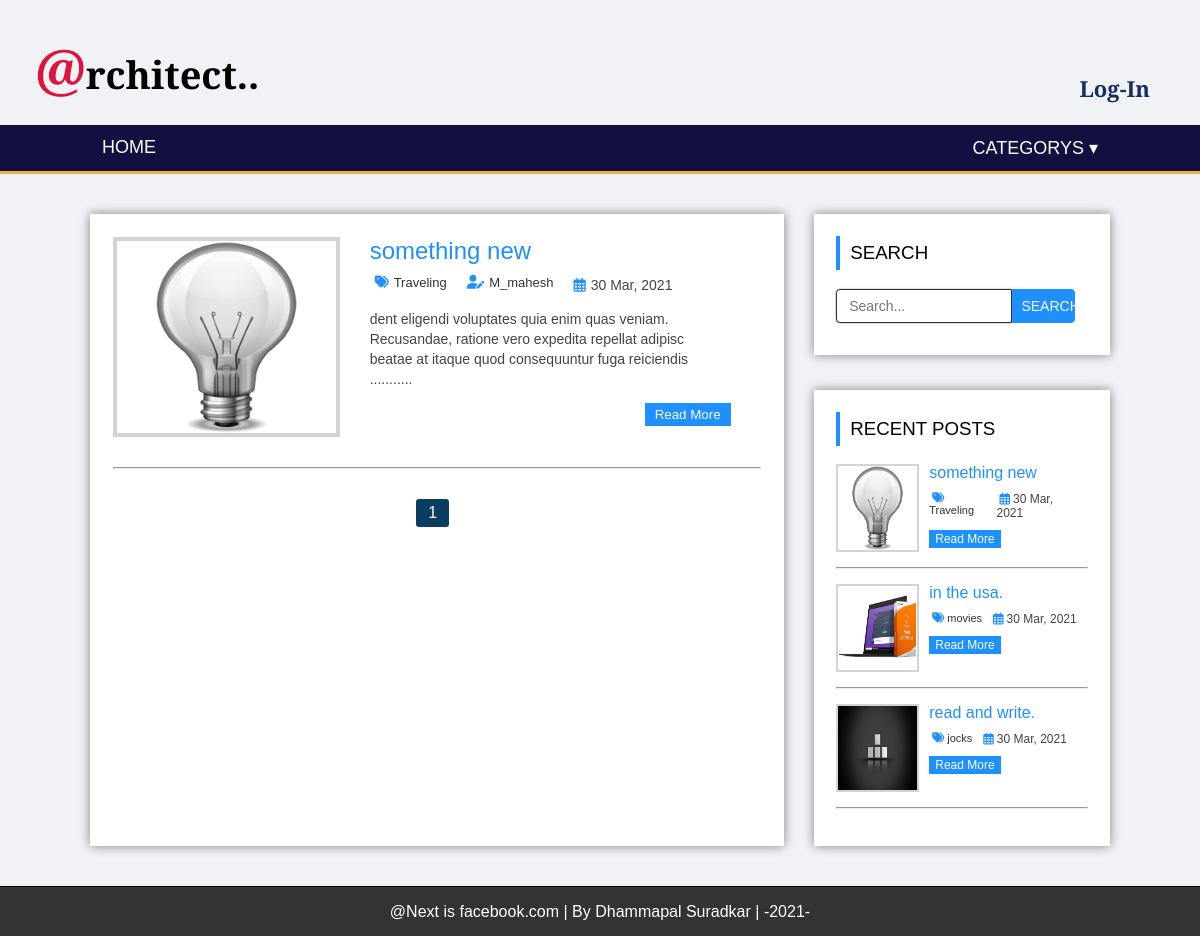
The page /author.php?author=13 on the database its author committed.
### tables this page shows
CREATE TABLE `settings` (
  `setting_id` int(11) NOT NULL,
  `website_name` varchar(255) NOT NULL,
  `website_logo` varchar(255) NOT NULL,
  `FooterDesc` varchar(300) NOT NULL
);

CREATE TABLE `post` (
  `post_id` int(11) NOT NULL,
  `tital` varchar(255) NOT NULL,
  `description` varchar(300) NOT NULL,
  `category` varchar(50) NOT NULL,
  `post_date` varchar(100) NOT NULL,
  `author` varchar(50) NOT NULL,
  `images` varchar(255) NOT NULL
);

CREATE TABLE `category` (
  `category_id` int(11) NOT NULL,
  `category_name` varchar(255) NOT NULL,
  `post` varchar(50) DEFAULT '0'
);

CREATE TABLE `user` (
  `user_id` int(11) NOT NULL,
  `FirstName` varchar(255) NOT NULL,
  `LastName` varchar(255) NOT NULL,
  `Username` varchar(255) NOT NULL,
  `password` varchar(255) NOT NULL,
  `Role` varchar(50) NOT NULL,
  `bio` varchar(255) NOT NULL,
  `address` varchar(100) NOT NULL,
  `img` varchar(150) NOT NULL
);

### author.php (the view, shortened to what this page needs)
<?php include 'header_nav.php' ?>
<div class="container">
  <div class="row">
    <div class="main1">
       <?php
         include 'connection.php';
         if(isset($_GET['author'])){
           $user_id = mysqli_real_escape_string($conn, $_GET['author']);
         }
         include 'connection.php';
         if(isset($_GET['page'])){
           $page = mysqli_real_escape_string($conn, $_GET['page']);
         }else{
           $page = 1;
         }
         $limit = 2;
         $offset = ($page-1)*$limit;
         $sql = "SELECT post.post_id,post.tital,post.description,post.post_date,post.images,
                 category.category_name,user.Username,user.user_id,category.category_id
                 FROM post LEFT JOIN category ON post.category = category.category_id
                 LEFT JOIN user ON post.author = user.user_id
                 WHERE user.user_id LIKE '%{$user_id}%'
                 LIMIT {$offset}, {$limit}";
         $squery = mysqli_query($conn, $sql) or die("Error in Query : select");
         if(mysqli_num_rows($squery) > 0){
           while($row = mysqli_fetch_assoc($squery)){
      ?>
      <div class="m1_section1">
        <div class="sec1">
          <a href="single.php?id=<?php echo $row['post_id']; ?>"><img src="admin/images/<?php echo $row['images']; ?>"></a>
        </div>
        <div class="sec2">
          <a class="tital" href="single.php?id=<?php echo $row['post_id']; ?>"><?php echo $row['tital']; ?></a>
          <div class="content">
            <a href="category.php?category=<?php echo $row['category_id']; ?>"><i class="fas fa-tags"></i><?php echo $row['category_name']; ?></a>
            <a href="author.php?author=<?php echo $row['user_id']; ?>"><i class="fas fa-user-edit"></i><?php echo $row['Username']; ?></a>
            <p><i class="far fa-calendar-alt"></i><?php echo $row['post_date']; ?></p>
          </div>
          <p><?php echo substr($row['description'],0,150)."..........."; ?></p>
          <button onclick="window.location.href='single.php?id=<?php echo $row['post_id']; ?>'">Read More</button>
        </div>
      </div>
      <?php
           }
         }else{
           echo "Record Not Found!";
         }
      ?>
      <hr>
      <div id="pagination">
        <ul>
          <?php
            $sql1 = "SELECT post.post_id,post.tital,post.description,post.post_date,post.images,
                     category.category_name,user.Username,category.category_id,user.user_id
                     FROM post LEFT JOIN category ON post.category = category.category_id
                     LEFT JOIN user ON post.author = user.user_id
                     WHERE user.user_id LIKE '%{$user_id}%'
                     ORDER BY post.post_id DESC";
            $squery1 = mysqli_query($conn, $sql1) or die("Error in Query : select2");
            $total_record = mysqli_num_rows($squery1);
            $total_page = ceil($total_record/$limit);
            for($i = 1; $i <= $total_page; $i++){
              if($i == $page){
                $active = "active";
              }else{
                $active = "a";
              }
              echo '<li><a class='.$active.' href="author.php?author='.$user_id.'&page='.$i.'">'.$i.'</a></li>';
            }
          ?>
        </ul>
      </div>
    </div>
    <div class="main2">
      <div class="m2_section1">
        <h3>SEARCH</h3>
        <?php include 'search.php' ?>
      </div>
      <div class="m2_section2">
        <h3>RECENT POSTS</h3>
        <?php include 'sidebar.php' ?>
      </div>
    </div>
  </div>
</div>
<div class="container footer">
  <?php
     $sql1 = "SELECT FooterDesc FROM settings";
     $squery1 = mysqli_query($conn, $sql1) or die("Error in Query : select");
     $row1 = mysqli_fetch_assoc($squery1);
  ?>
  <p><?php echo $row1['FooterDesc']; ?></p>
</div>

### header_nav.php (shortened to what this page needs)
<!DOCTYPE html>
<html lang="en" dir="ltr">
  <head>
    <link rel="stylesheet" href="css/style1.css">
  </head>
  <body>
    <div class="container">
      <div class="head">
        <?php
           include 'connection.php';
           $sql = "SELECT website_name FROM settings";
           $squery = mysqli_query($conn, $sql) or die("Error in Query : select1");
           $row = mysqli_fetch_assoc($squery);
        ?>
        <a href="http://localhost:8012/My_Large_Project/cms_news_project/index.php"><span class="t_head"><?php echo substr($row['website_name'],0,1); ?></span><?php echo substr($row['website_name'],1,30); ?></a>
        <div class="log">
          <?php
             if(isset($_SESSION['user_id'])){
               echo "<a class='panel' href='http://localhost:8012/My_Large_Project/cms_news_project/admin/post.php'><i class='fa fa-users-cog'></i></a>";
               echo "<a href='http://localhost:8012/My_Large_Project/cms_news_project/admin/log-out.php'>Log-Out</a>";
             }else{
               echo '<a href="http://localhost:8012/My_Large_Project/cms_news_project/admin/index.php">Log-In</a>';
             }
          ?>
        </div>
      </div>
      <div class="navbar">
        <ul class="list" id="nav">
          <li><a href="index.php">HOME</a></li>
          <li class="dropdown">
            <a href="#">CATEGORYS &#x25BE;</a>
          </li>
        </ul>
      </div>
    </div>
  </body>
</html>

### sidebar.php
<?php
   include 'connection.php';
   $limit = 3;
   $sql = "SELECT post.post_id,post.tital,post.description,post.post_date,post.images,
           category.category_name,category.category_id
           FROM post LEFT JOIN category ON post.category = category.category_id
           ORDER BY post.post_id DESC LIMIT {$limit}";
   $squery = mysqli_query($conn, $sql) or die("Error in Query : select");
   if(mysqli_num_rows($squery) > 0){
     while($row = mysqli_fetch_assoc($squery)){
?>
<div class="m1_section1">
  <div class="sec1">
    <a href="single.php?id=<?php echo $row['post_id']; ?>"><img src="admin/images/<?php echo $row['images']; ?>"></a>
  </div>
  <div class="sec2">
    <a class="tital" href="single.php?id=<?php echo $row['post_id']; ?>"><?php echo $row['tital']; ?></a>
    <div class="content">
      <a href="category.php?category=<?php echo $row['category_id']; ?>"><i class="fas fa-tags"></i><?php echo $row['category_name']; ?></a>
      <p><i class="far fa-calendar-alt"></i><?php echo $row['post_date']; ?></p>
    </div>
    <button onclick="window.location.href='single.php?id=<?php echo $row['post_id']; ?>'">Read More</button>
  </div>
</div>
<hr>
<?php
     }
   }
?>

### rows shown on the page
settings: website_name "@", website_name "rchitect..", FooterDesc "@Next is facebook.com | By Dhammapal Suradkar | -2021-"
post: images (picture), tital "something new", category.category_name "Traveling", user.Username "M_mahesh", post_date "30 Mar, 2021", description "dent eligendi voluptates quia enim quas veniam. Recusandae, ratione vero expedita repellat adipisc beatae at itaque quod consequuntur fuga reiciendis"
post: images (picture), tital "in the usa.", category.category_name "movies", post_date "30 Mar, 2021"
post: images (picture), tital "read and write.", category.category_name "jocks", post_date "30 Mar, 2021"
